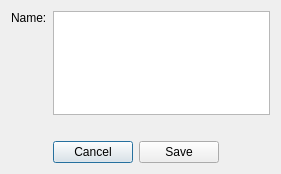
<?xml version="1.0" encoding="UTF-8"?>
<ui version="4.0">
 <class>Assign_Material_Dialog</class>
 <widget class="QDialog" name="Assign_Material_Dialog">
  <property name="geometry">
   <rect>
    <x>0</x>
    <y>0</y>
    <width>281</width>
    <height>174</height>
   </rect>
  </property>
  <property name="windowTitle">
   <string>Assign Material</string>
  </property>
  <layout class="QGridLayout" name="gridLayout">
   <item row="0" column="0">
    <widget class="QLabel" name="label">
     <property name="text">
      <string>Name:</string>
     </property>
    </widget>
   </item>
   <item row="4" column="3">
    <spacer name="horizontalSpacer_2">
     <property name="orientation">
      <enum>Qt::Horizontal</enum>
     </property>
     <property name="sizeHint" stdset="0">
      <size>
       <width>62</width>
       <height>20</height>
      </size>
     </property>
    </spacer>
   </item>
   <item row="4" column="1">
    <widget class="QPushButton" name="pushButton">
     <property name="text">
      <string>Cancel</string>
     </property>
    </widget>
   </item>
   <item row="4" column="2">
    <widget class="QPushButton" name="pushButton_Save">
     <property name="text">
      <string>Save</string>
     </property>
    </widget>
   </item>
   <item row="3" column="1">
    <spacer name="horizontalSpacer_3">
     <property name="orientation">
      <enum>Qt::Horizontal</enum>
     </property>
     <property name="sizeHint" stdset="0">
      <size>
       <width>72</width>
       <height>20</height>
      </size>
     </property>
    </spacer>
   </item>
   <item row="0" column="1" rowspan="3" colspan="3">
    <widget class="QListWidget" name="listWidget"/>
   </item>
   <item row="4" column="0">
    <spacer name="horizontalSpacer">
     <property name="orientation">
      <enum>Qt::Horizontal</enum>
     </property>
     <property name="sizeHint" stdset="0">
      <size>
       <width>27</width>
       <height>20</height>
      </size>
     </property>
    </spacer>
   </item>
   <item row="1" column="0">
    <spacer name="verticalSpacer">
     <property name="orientation">
      <enum>Qt::Vertical</enum>
     </property>
     <property name="sizeHint" stdset="0">
      <size>
       <width>20</width>
       <height>72</height>
      </size>
     </property>
    </spacer>
   </item>
  </layout>
 </widget>
 <resources/>
 <connections/>
</ui>
